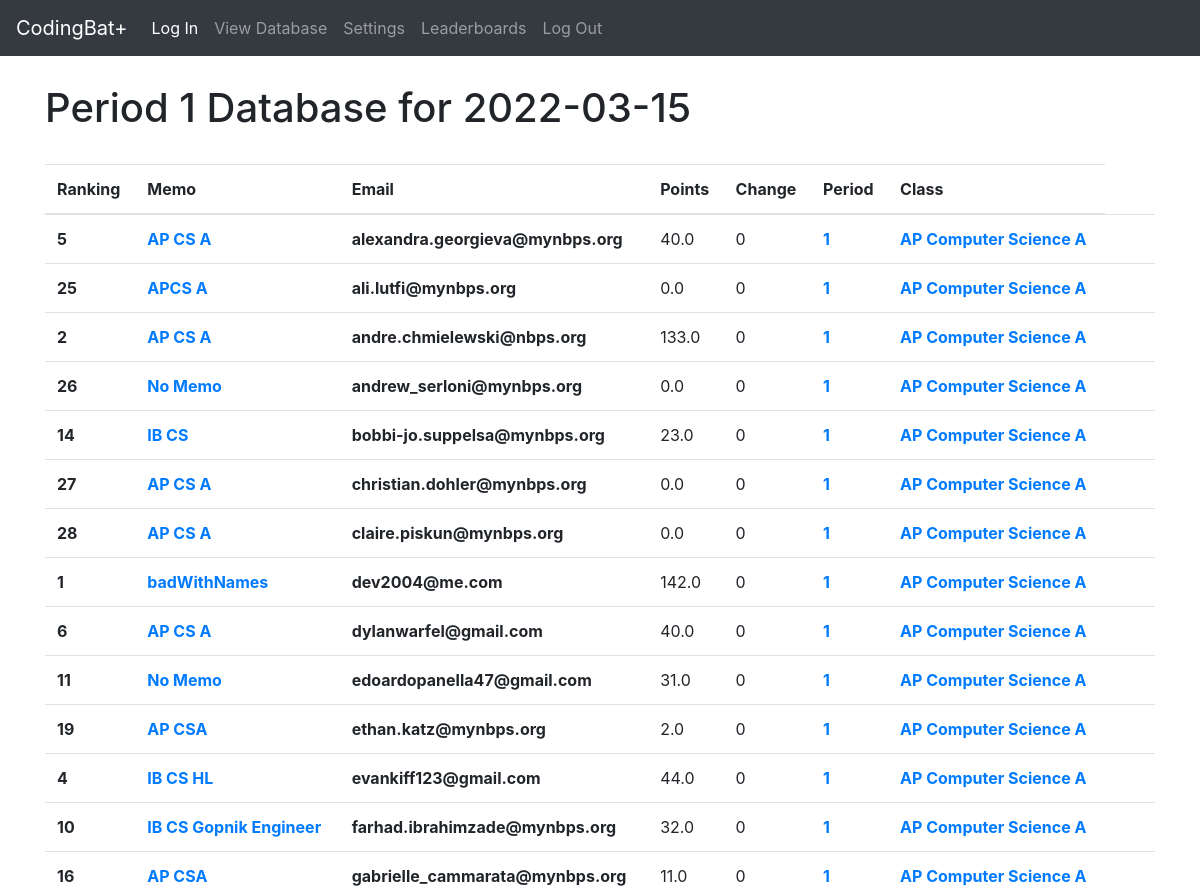
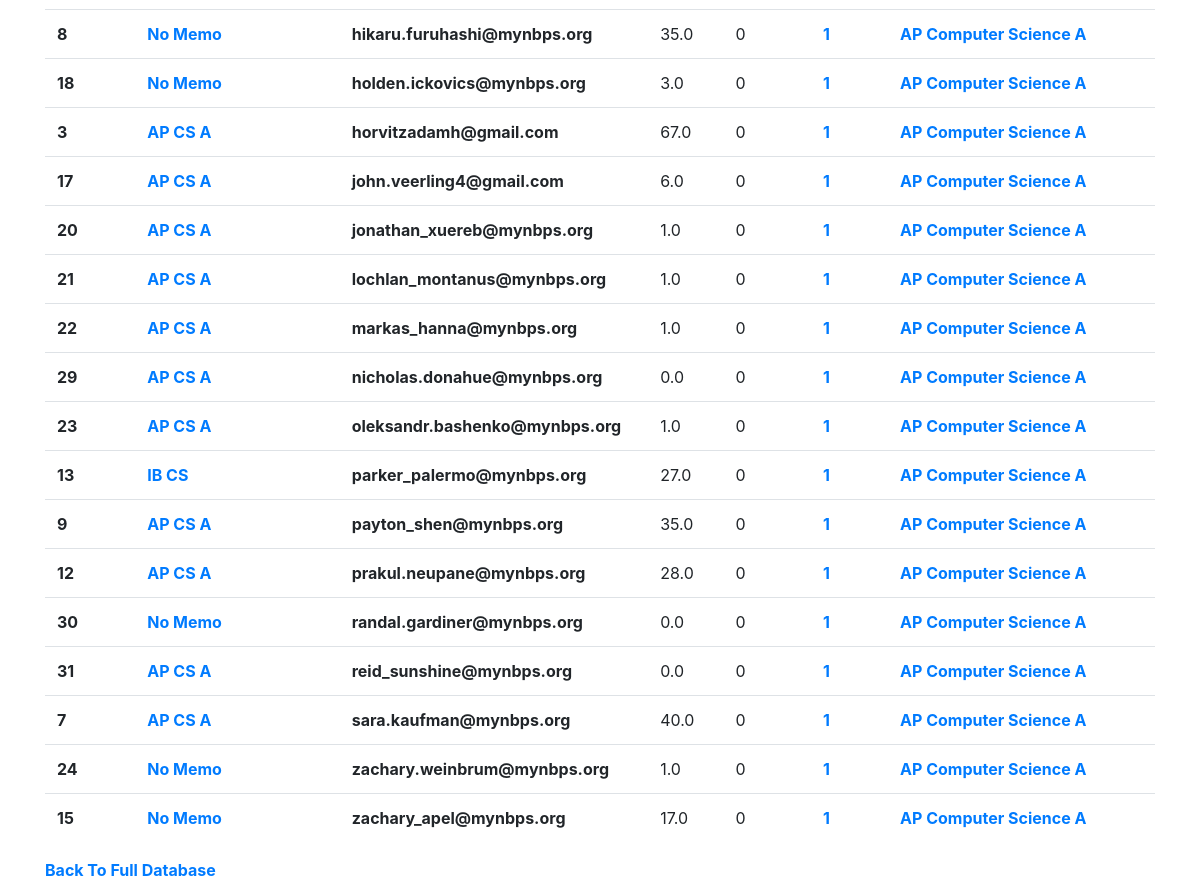
The page /database/1 (signed in) on the database its author committed (2 pictures, top to bottom).
### application/models.py (models this page shows, shortened)
class Scrape(db.Model):
    id = db.Column(db.Integer, primary_key=True)
    points = db.Column(db.Float, nullable=False)
    date = db.Column(db.Date, default=date.today())
    student_id = db.Column(db.Integer, db.ForeignKey('student.id'), nullable=True)
    ranking = db.Column(db.Integer, nullable=True)
    change = db.Column(db.Integer, nullable=True)

class Student(db.Model):
    id = db.Column(db.Integer, primary_key=True)
    email = db.Column(db.String(255), nullable=False)
    memo = db.Column(db.String(255), nullable=False)
    grade = db.Column(db.Integer, default=9)
    gradYear = db.Column(db.Integer, default=2026)
    theClass = db.Column(db.String(255), default="AP Computer Science A")
    period = db.Column(db.Integer, default=1)
    isArchived = db.Column(db.Boolean, default=False)
    scrapes = db.relationship('Scrape', backref='student', lazy=False)

### application/routes.py (the view)
@app_bp.route('/database/<int:period>', methods=['GET', 'POST'])
@login_required
def period(period):
    if request.method == "GET":
        date = Scrape.query.order_by(Scrape.date.desc()).first().date
        scrapes = Scrape.query.order_by(Scrape.change.desc()).filter_by(date=date).all()
        return render_template("period-database.html", scrapes=scrapes, period=period)

### application/auth.py (called while the page is built)
@login_manager.user_loader
def load_user(user_id):
    return User.query.get(user_id)

### application/templates/period-database.html (shortened to what this page needs)
{% extends 'base.html' %}
{% block content %}
<br>
<h1>Period {{period}} Database for {{scrapes[0].date}}</h1>
<br>
<table class="table">
  <thead>
    <tr>
      <th scope="col">Ranking</th>
      <th scope="col">Memo</th>
      <th scope="col">Email</th>
      <th scope="col">Points</th>
      <th scope="col">Change</th>
      <th scope="col">Period</th>
      <th scope="col">Class</th>
    </tr>
  </thead>
  <tbody>
  {% for scrape in scrapes %}
  {% if scrape.student.period == period %}
    <tr>
      <th scope="row">{{ scrape.ranking }}</th>
      <td><b><a href="/student/{{ scrape.student.id }}" class="card-link">{{scrape.student.memo}}</a></b></td>
      <td><b>{{scrape.student.email}}</b></td>
        <td>{{scrape.points}}</td>
        <td>{{scrape.change}}</td>
      <td><b><a href="/database/{{ scrape.student.period }}" class="card-link">{{scrape.student.period}}</a></b></td>
            <td><b><a href="/database/view/{{ scrape.student.theClass }}" class="card-link">{{scrape.student.theClass}}</a></b></td>
      <td>
</td>
    <td>
    </td>
    </tr>
  {% endif %}
{% endfor %}
  </tbody>
</table>
<b><a href="/database" class="card-link">Back To Full Database</a></b><br>
{% endblock %}

### rows shown on the page
Scrape: date "2022-03-15", ranking "5", student.memo "AP CS A", student.email "alexandra.georgieva@mynbps.org", points "40.0", change "0", student.period "1", student.theClass "AP Computer Science A"
Scrape: ranking "25", student.memo "APCS A", student.email "ali.lutfi@mynbps.org", points "0.0", change "0", student.period "1", student.theClass "AP Computer Science A"
Scrape: ranking "2", student.memo "AP CS A", student.email "andre.chmielewski@nbps.org", points "133.0", change "0", student.period "1", student.theClass "AP Computer Science A"
Scrape: ranking "26", student.memo "No Memo", student.email "andrew_serloni@mynbps.org", points "0.0", change "0", student.period "1", student.theClass "AP Computer Science A"
Scrape: ranking "14", student.memo "IB CS", student.email "bobbi-jo.suppelsa@mynbps.org", points "23.0", change "0", student.period "1", student.theClass "AP Computer Science A"
Scrape: ranking "27", student.memo "AP CS A", student.email "christian.dohler@mynbps.org", points "0.0", change "0", student.period "1", student.theClass "AP Computer Science A"
Scrape: ranking "28", student.memo "AP CS A", student.email "claire.piskun@mynbps.org", points "0.0", change "0", student.period "1", student.theClass "AP Computer Science A"
Scrape: ranking "1", student.memo "badWithNames", student.email "dev2004@me.com", points "142.0", change "0", student.period "1", student.theClass "AP Computer Science A"
Scrape: ranking "6", student.memo "AP CS A", student.email "dylanwarfel@gmail.com", points "40.0", change "0", student.period "1", student.theClass "AP Computer Science A"
Scrape: ranking "11", student.memo "No Memo", student.email "edoardopanella47@gmail.com", points "31.0", change "0", student.period "1", student.theClass "AP Computer Science A"
Scrape: ranking "19", student.memo "AP CSA", student.email "ethan.katz@mynbps.org", points "2.0", change "0", student.period "1", student.theClass "AP Computer Science A"
Scrape: ranking "4", student.memo "IB CS HL", student.email "evankiff123@gmail.com", points "44.0", change "0", student.period "1", student.theClass "AP Computer Science A"
Scrape: ranking "10", student.memo "IB CS Gopnik Engineer", student.email "farhad.ibrahimzade@mynbps.org", points "32.0", change "0", student.period "1", student.theClass "AP Computer Science A"
Scrape: ranking "16", student.memo "AP CSA", student.email "gabrielle_cammarata@mynbps.org", points "11.0", change "0", student.period "1", student.theClass "AP Computer Science A"
Scrape: ranking "8", student.memo "No Memo", student.email "hikaru.furuhashi@mynbps.org", points "35.0", change "0", student.period "1", student.theClass "AP Computer Science A"
Scrape: ranking "18", student.memo "No Memo", student.email "holden.ickovics@mynbps.org", points "3.0", change "0", student.period "1", student.theClass "AP Computer Science A"
Scrape: ranking "3", student.memo "AP CS A", student.email "horvitzadamh@gmail.com", points "67.0", change "0", student.period "1", student.theClass "AP Computer Science A"
Scrape: ranking "17", student.memo "AP CS A", student.email "john.veerling4@gmail.com", points "6.0", change "0", student.period "1", student.theClass "AP Computer Science A"
Scrape: ranking "20", student.memo "AP CS A", student.email "jonathan_xuereb@mynbps.org", points "1.0", change "0", student.period "1", student.theClass "AP Computer Science A"
Scrape: ranking "21", student.memo "AP CS A", student.email "lochlan_montanus@mynbps.org", points "1.0", change "0", student.period "1", student.theClass "AP Computer Science A"
Scrape: ranking "22", student.memo "AP CS A", student.email "markas_hanna@mynbps.org", points "1.0", change "0", student.period "1", student.theClass "AP Computer Science A"
Scrape: ranking "29", student.memo "AP CS A", student.email "nicholas.donahue@mynbps.org", points "0.0", change "0", student.period "1", student.theClass "AP Computer Science A"
Scrape: ranking "23", student.memo "AP CS A", student.email "oleksandr.bashenko@mynbps.org", points "1.0", change "0", student.period "1", student.theClass "AP Computer Science A"
Scrape: ranking "13", student.memo "IB CS", student.email "parker_palermo@mynbps.org", points "27.0", change "0", student.period "1", student.theClass "AP Computer Science A"
Scrape: ranking "9", student.memo "AP CS A", student.email "payton_shen@mynbps.org", points "35.0", change "0", student.period "1", student.theClass "AP Computer Science A"
Scrape: ranking "12", student.memo "AP CS A", student.email "prakul.neupane@mynbps.org", points "28.0", change "0", student.period "1", student.theClass "AP Computer Science A"
Scrape: ranking "30", student.memo "No Memo", student.email "randal.gardiner@mynbps.org", points "0.0", change "0", student.period "1", student.theClass "AP Computer Science A"
Scrape: ranking "31", student.memo "AP CS A", student.email "reid_sunshine@mynbps.org", points "0.0", change "0", student.period "1", student.theClass "AP Computer Science A"
Scrape: ranking "7", student.memo "AP CS A", student.email "sara.kaufman@mynbps.org", points "40.0", change "0", student.period "1", student.theClass "AP Computer Science A"
Scrape: ranking "24", student.memo "No Memo", student.email "zachary.weinbrum@mynbps.org", points "1.0", change "0", student.period "1", student.theClass "AP Computer Science A"
Scrape: ranking "15", student.memo "No Memo", student.email "zachary_apel@mynbps.org", points "17.0", change "0", student.period "1", student.theClass "AP Computer Science A"

### other values the page prints
{{ period }} "1"
